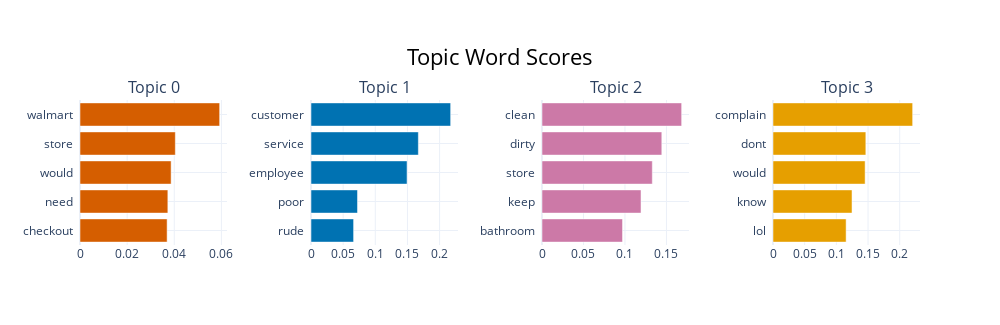

Notebook code cell kept with this figure:
### Code cell
topic_model_wc.visualize_barchart()

### Figure 1 — Plotly figure (JSON) as saved in the notebook; plotly's stock layout.template omitted (floating-point values rounded to 4 significant figures)
{"data": [{"marker": {"color": "#D55E00"}, "orientation": "h", "type": "bar", "x": [0.03697, 0.03728, 0.03867, 0.04045, 0.05926], "xaxis": "x", "y": ["checkout  ", "need  ", "would  ", "store  ", "walmart  "], "yaxis": "y"}, {"marker": {"color": "#0072B2"}, "orientation": "h", "type": "bar", "x": [0.06625, 0.07233, 0.1494, 0.167, 0.2172], "xaxis": "x2", "y": ["rude  ", "poor  ", "employee  ", "service  ", "customer  "], "yaxis": "y2"}, {"marker": {"color": "#CC79A7"}, "orientation": "h", "type": "bar", "x": [0.09705, 0.1193, 0.133, 0.1444, 0.1683], "xaxis": "x3", "y": ["bathroom  ", "keep  ", "store  ", "dirty  ", "clean  "], "yaxis": "y3"}, {"marker": {"color": "#E69F00"}, "orientation": "h", "type": "bar", "x": [0.1154, 0.1247, 0.1454, 0.1465, 0.2204], "xaxis": "x4", "y": ["lol  ", "know  ", "would  ", "dont  ", "complain  "], "yaxis": "y4"}], "layout": {"annotations": [{"font": {"size": 16}, "showarrow": false, "text": "Topic 0", "x": 0.0875, "xanchor": "center", "xref": "paper", "y": 1, "yanchor": "bottom", "yref": "paper"}, {"font": {"size": 16}, "showarrow": false, "text": "Topic 1", "x": 0.3625, "xanchor": "center", "xref": "paper", "y": 1, "yanchor": "bottom", "yref": "paper"}, {"font": {"size": 16}, "showarrow": false, "text": "Topic 2", "x": 0.6375, "xanchor": "center", "xref": "paper", "y": 1, "yanchor": "bottom", "yref": "paper"}, {"font": {"size": 16}, "showarrow": false, "text": "Topic 3", "x": 0.9125, "xanchor": "center", "xref": "paper", "y": 1, "yanchor": "bottom", "yref": "paper"}], "height": 325, "hoverlabel": {"bgcolor": "white", "font": {"family": "Rockwell", "size": 16}}, "showlegend": false, "title": {"font": {"color": "Black", "size": 22}, "text": "Topic Word Scores", "x": 0.5, "xanchor": "center", "yanchor": "top"}, "width": 1000, "xaxis": {"anchor": "y", "domain": [0, 0.175], "showgrid": true}, "xaxis2": {"anchor": "y2", "domain": [0.275, 0.45], "showgrid": true}, "xaxis3": {"anchor": "y3", "domain": [0.55, 0.725], "showgrid": true}, "xaxis4": {"anchor": "y4", "domain": [0.825, 1], "showgrid": true}, "yaxis": {"anchor": "x", "domain": [0, 1], "showgrid": true}, "yaxis2": {"anchor": "x2", "domain": [0, 1], "showgrid": true}, "yaxis3": {"anchor": "x3", "domain": [0, 1], "showgrid": true}, "yaxis4": {"anchor": "x4", "domain": [0, 1], "showgrid": true}}}
